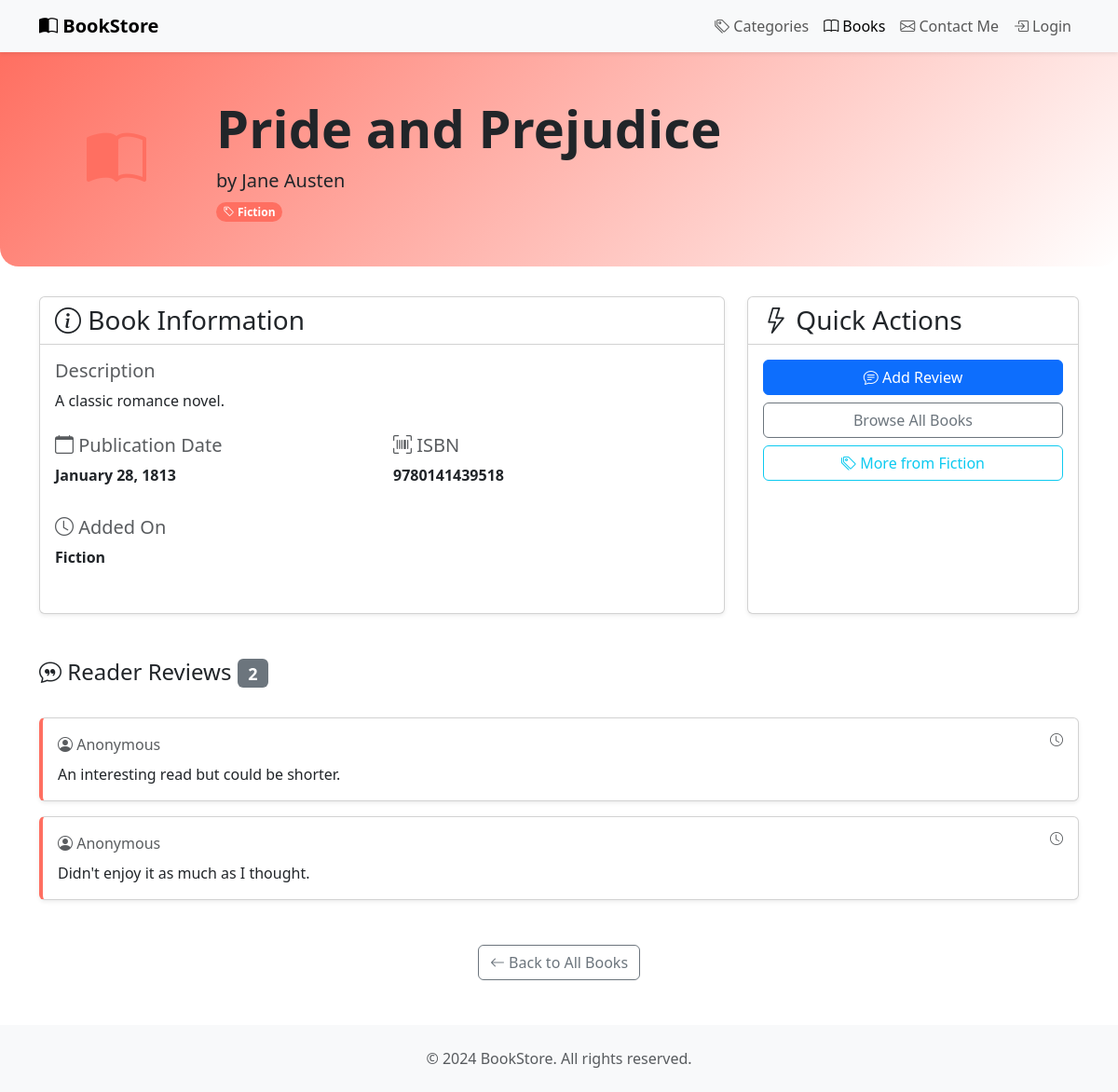
/books/2/, run on an earlier commit of the app's database.
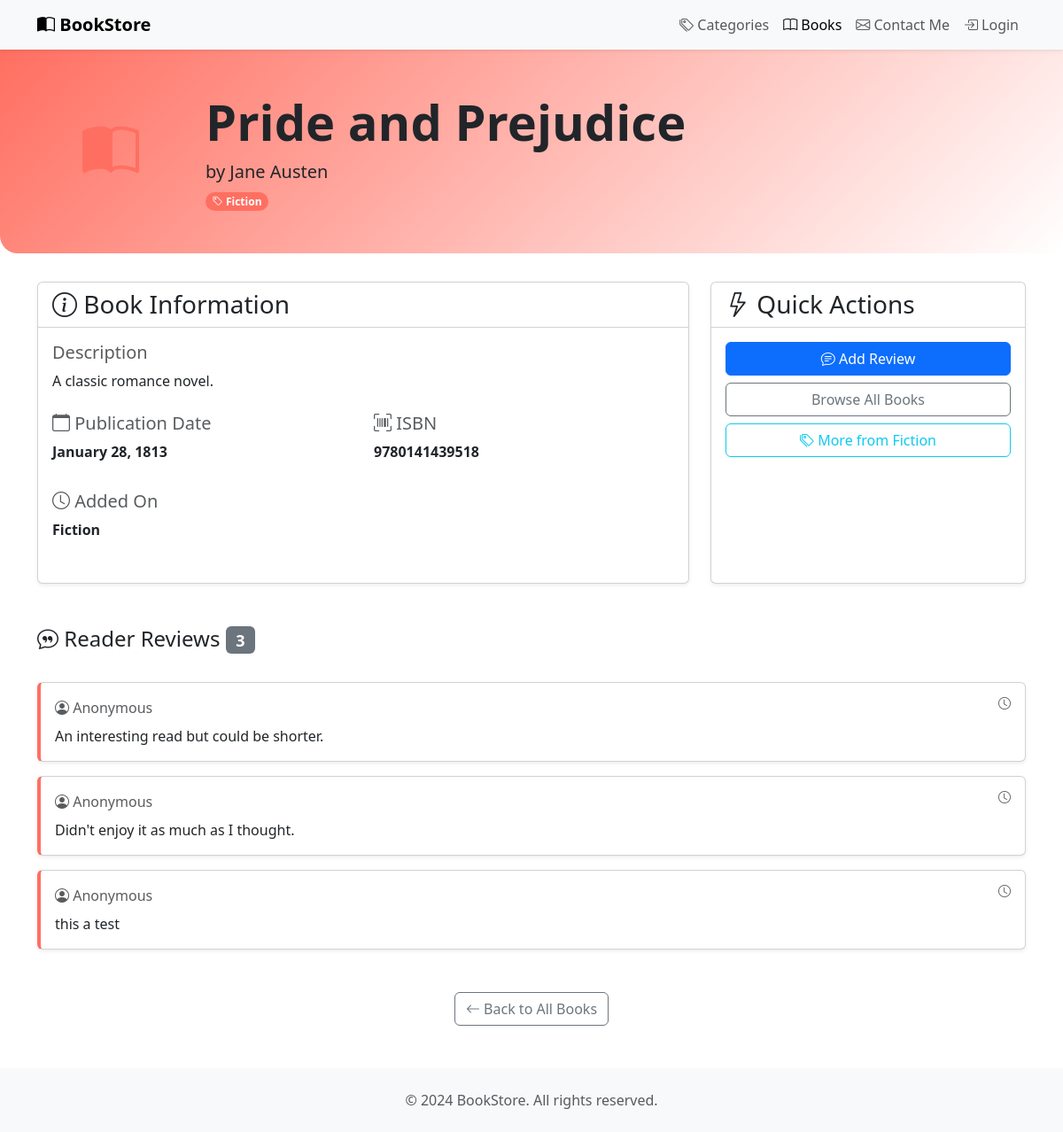
And on a later commit of the database.
### book/models.py (models this page shows, shortened)
class Book(models.Model):
    title=models.CharField(max_length=100)
    author=models.CharField(max_length=100)
    publication_date=models.DateField(blank=True, null=True)
    description = models.TextField(blank=True, null=True)
    isbn = models.CharField(max_length=20, blank=True, null=True)
    category=models.ForeignKey('Category',on_delete=models.CASCADE)
    added_by = models.ForeignKey(User, on_delete=models.SET_NULL, null=True, blank=True)
    def color(self):
        colors = {
            "Fiction": "#ff6f61",
            "Non-Fiction": "#6fbfff",
            "Mystery": "#a34fff",
            "Science Fiction": "#ffa500",
            "Fantasy": "#4caf50",
            "Biography": "#ffde59"
        }
        return colors.get(self.category.name, "#cccccc")
    def icon(self):
        icons = {
            "Fiction": "bi-book-half",
            "Non-Fiction": "bi-journal-text",
            "Mystery": "bi-search",
            "Science Fiction": "bi-robot",
            "Fantasy": "bi-magic",
            "Biography": "bi-person-badge"
        }
        return icons.get(self.category.name, "bi-card-text")

class Reviews(models.Model):
    reviews=models.TextField()
    date_reviews=models.DateTimeField(auto_now_add=True)
    book=models.ForeignKey('Book',on_delete=models.CASCADE)
    posted_by = models.ForeignKey(User, on_delete=models.SET_NULL, null=True, blank=True)

class Category(models.Model):
    name=models.CharField(max_length=100)
    description=models.TextField()

### book/views.py (the view)
# urls.py: path('books/<int:book_id>/', views.book_infos,name='book_infos'),
def book_infos(request, book_id):
    book = get_object_or_404(Book, id=book_id)
    return render(request, 'book/book_infos.html', {'book': book})

### book/templates/book/book_infos.html (shortened to what the changed rows need)
{% load static %}
<html lang="en">
<head>
    <link href="https://cdn.jsdelivr.net/npm/bootstrap@5.3.2/dist/css/bootstrap.min.css" rel="stylesheet">
    <link href="https://cdn.jsdelivr.net/npm/bootstrap-icons@1.11.1/font/bootstrap-icons.css" rel="stylesheet">
</head>
<body>
<div class="book-header">
    <div class="container">
        <div class="row align-items-center">
            <div class="col-md-10">
                <h1 class="display-4 fw-bold">{{ book.title }}</h1>
                <p class="lead mb-2">by {{ book.author }}</p>
                <span class="badge category-badge rounded-pill">
                    <i class="bi bi-tag"></i> {{ book.category.name }}
                </span>
            </div>
        </div>
    </div>
</div>
<div class="container">
    <div class="row g-4">
        <div class="col-lg-8">
            <div class="card info-card shadow-sm">
                <div class="card-body">
                    {% if book.description %}
                    <div class="mb-4">
                        <h5 class="text-muted">Description</h5>
                        <p class="card-text">{{ book.description }}</p>
                    </div>
                    {% endif %}
                    <div class="row">
                        {% if book.publication_date %}
                        <div class="col-md-6 mb-3">
                            <h5 class="text-muted">
                                <i class="bi bi-calendar"></i> Publication Date
                            </h5>
                            <p class="fw-semibold">{{ book.publication_date|date:"F j, Y" }}</p>
                        </div>
                        {% endif %}
                        {% if book.isbn %}
                        <div class="col-md-6 mb-3">
                            <h5 class="text-muted">
                                <i class="bi bi-upc-scan"></i> ISBN
                            </h5>
                            <p class="fw-semibold">{{ book.isbn }}</p>
                        </div>
                        {% endif %}
                        <div class="col-md-6 mb-3">
                            <h5 class="text-muted">
                                <i class="bi bi-clock"></i> Added On
                            </h5>
                            <p class="fw-semibold">{{ book.category.name }}</p>
                        </div>
                    </div>
                </div>
            </div>
        </div>
        <div class="col-lg-4">
            <div class="card info-card shadow-sm">
                <div class="card-body">
                    <div class="d-grid gap-2">
                        <a href="{% url 'book:add_review' %}?book_id={{ book.id }}" class="btn btn-primary">
                            <i class="bi bi-chat-text"></i> Add Review
                        </a>
                        <a href="{% url 'book:books' %}" class="btn btn-outline-secondary">
                             Browse All Books
                        </a>
                        <a href="{% url 'book:category_infos' book.category.id %}" class="btn btn-outline-info">
                            <i class="bi bi-tags"></i> More from {{ book.category.name }}
                        </a>
                    </div>
                </div>
            </div>
        </div>
    </div>
    <div class="row mt-5">
        <div class="col-12">
            <div class="d-flex justify-content-between align-items-center mb-4">
                <h2 class="h4">
                    <i class="bi bi-chat-quote"></i> Reader Reviews
                    <span class="badge bg-secondary">{{ book.reviews_set.count }}</span>
                </h2>
            </div>
            {% if book.reviews_set.all %}
                <div class="row g-3">
                    {% for review in book.reviews_set.all %}
                    <div class="col-12">
                        <div class="card review-card shadow-sm">
                            <div class="card-body">
                                <div class="d-flex justify-content-between align-items-start mb-2">
                                    <p class="text-muted mb-0">
                                        <i class="bi bi-person-circle"></i>
                                        {% if review.user %}
                                            {{ review.user.username }}
                                        {% else %}
                                            Anonymous
                                        {% endif %}
                                    </p>
                                    <small class="text-muted">
                                        <i class="bi bi-clock"></i>
                                    </small>
                                </div>
                                <p class="card-text mb-0">{{ review.reviews }}</p>
                            </div>
                        </div>
                    </div>
                    {% endfor %}
                </div>
            {% endif %}
        </div>
    </div>
</div>
</body>
</html>

What changed in the data, as far as the page shows it:
computed for Book "Pride and Prejudice": reviews_set.count "2" → "3"
added Reviews: reviews "this a test"
